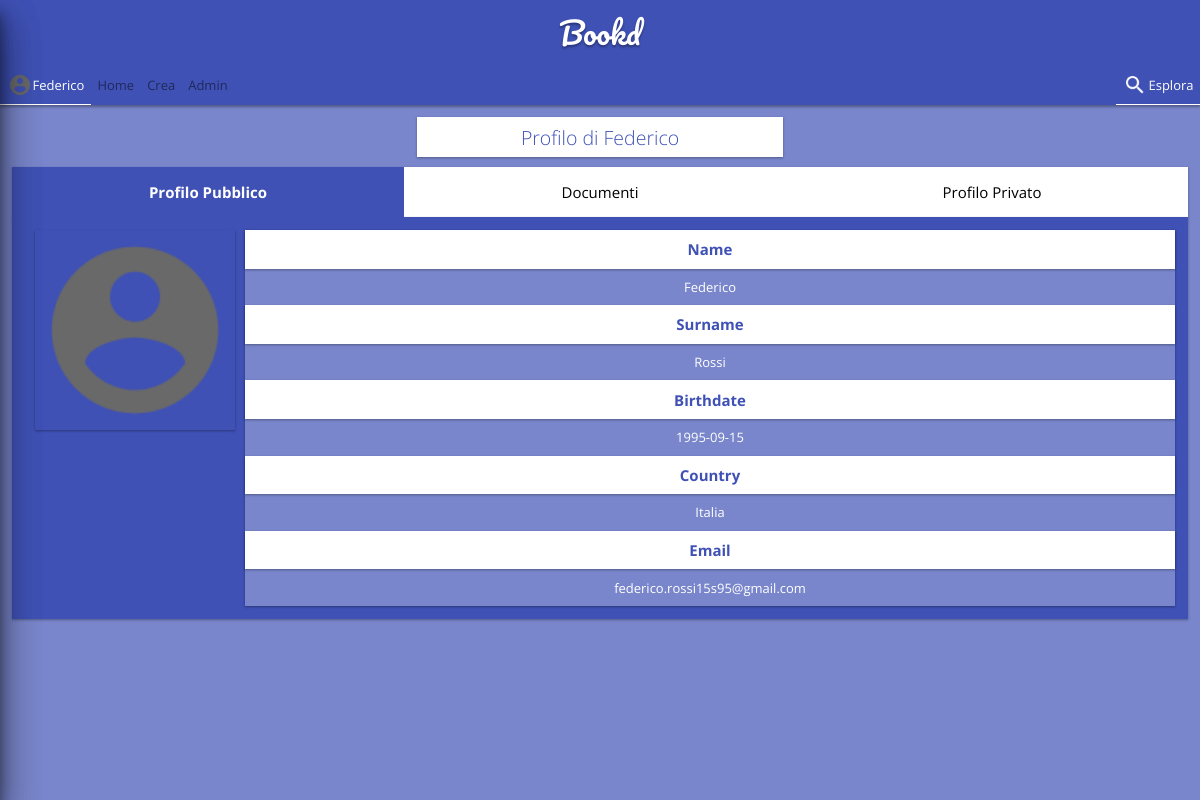
/profile.php (signed in), run on the app's committed database.
### tables this page shows
CREATE TABLE `user` (
  `id` int(11) NOT NULL AUTO_INCREMENT,
  `username` varchar(45) NOT NULL,
  `password` varchar(255) NOT NULL,
  `email` varchar(80) NOT NULL,
  `name` varchar(45) DEFAULT NULL,
  `surname` varchar(45) DEFAULT NULL,
  `birthdate` date DEFAULT NULL,
  `country` varchar(45) DEFAULT NULL,
  `credits` float NOT NULL DEFAULT '0',
  `picture` varchar(255) NOT NULL DEFAULT './img/default.png',
  `role` varchar(45) NOT NULL DEFAULT 'user',
  PRIMARY KEY (`id`),
  UNIQUE KEY `username_UNIQUE` (`username`),
  UNIQUE KEY `email_UNIQUE` (`email`)
);

### php/lib/model/User.php (called while the page is built, shortened)
<?php
class User {
	private $id;
	public function __wakeup() {
		$this->refresh();
	}
	public static function read($id) {
		global $db;
		$stmnt = $db->prepare("SELECT * FROM user WHERE id=?");
		$stmnt->bind_param("i",$id);
		$stmnt->execute();
		$result = $stmnt->get_result();
		$user = $result->fetch_object('User');
		return $user;
	}
	public function __get($field) {
		return $this->$field;
	}
	public function getDocuments() {
		global $db;
		$stmnt = $db->prepare("SELECT * FROM document WHERE author=?");
		$stmnt->bind_param("i",$this->id);
		$stmnt->execute();
		$result = $stmnt->get_result();
		$documents = array();
		while($row = $result->fetch_object('Document')) {
			$row->populate();
			array_push($documents,$row);
		}
		return $documents;
	}
	public function refresh() {
		$usr = User::read($this->id);
	}
}

### php/lib/model/Document.php (called while the page is built, shortened)
<?php
class Document {
	private $id;
	private function getRatings() {
		global $db;
		$stmnt = $db->prepare("SELECT * FROM rating WHERE document=?");
		$stmnt->bind_param("i",$this->id);
		$stmnt->execute();
		$result = $stmnt->get_result();
		$resultVector = toArray($result);
		foreach($resultVector as &$res) {
			$res['user'] = User::read($res['user']);
		}
		return $resultVector;
	}
	public function populate() {
		$this->reviews = $this->getRatings();
	}
}

### php/partials/secured.php (called while the page is built, shortened)
<?php
	session_start();
	if($_SESSION['user'])
		$user = $_SESSION['user'];

### profile.php (the view, shortened to what this page needs)
<!DOCTYPE html>
<?php
	require "./php/partials/secured.php";
	$profile = null;
	if(!isset($_GET['id']) || $_GET['id'] == $user->id) {
		$profile = $user;
	} else {
		$id = $_GET['id'];
		$profile = User::read($id);
	}
	if($profile) {
		$documents = $profile->getDocuments();
	}
?>
<html lang="it">
	<?php
		include "./php/partials/header.php";
		include "./php/partials/body.php";
	?>
	<main id="mainFragment">
		<header><h2>Profilo di <?= $profile->name ?></h2></header>
		<article data-fragment data-name="Profilo Pubblico">
			<div class="left">
				<img class="shadow" src="<?= $profile->picture ?>" width="200" alt="no">
			</div>
				<dl>
					<dt>Name</dt>
					<dd><?= $profile->name ?></dd>
					<dt>Surname</dt>
					<dd><?= $profile->surname ?></dd>
					<dt>Birthdate</dt>
					<dd><?= $profile->birthdate ?></dd>
					<dt>Country</dt>
					<dd><?= $profile->country ?></dd>
					<dt>Email</dt>
					<dd><?= $profile->email ?></dd>
				</dl>
		</article>
	</main>
	</body>
</html>

### php/partials/body.php (shortened to what this page needs)
<body onload="bodyMain()">
	<header>
		<h1>Bookd</h1>
	</header>
	<nav>
		<ul id="nav">
			<li <?php if($thisUrl == "/profile.php") echo "class='active' " ?> id="picture"><a id="toggleProfile"  href="#"><img src="<?= $user->picture ?>" alt="Profile"><?= " " . $user->username ?></a></li>
			<?php
				foreach ($menuVoices as $name => $address) {
					if($name == "modera" && $user->role != "moderator") continue;
					$name = ucfirst($name);
					echo "<li ";
					if($address == $thisUrl) echo "class='active'";
					echo "><a href='.$address' >$name</a></li>";
				}
			?>
			<li class="right" id="searchButton"><a id="toggleSearch" href="#search"><img alt="search" src="./img/search.png" >Esplora</a></li>
		</ul>
	</nav>

### css/style.css (style rules this page uses)
html,body { margin:0; width:100%; height:100%; font-size:13px; background-color:#7986CB; font-family: 'Open Sans', sans-serif; overflow-x:hidden; }
h1,h2,h3,h4,h5,h6 { font-weight:lighter; }
body > header { display:block; background-color: #3F51B5; color:white; height:65px; line-height:65px; }
body > header > h1 { margin:0; width:50%; display: block; margin-left:auto; margin-right:auto; text-align:center; font-family: "Pacifico","sans-serif"; font-size: 30px; text-shadow: 0 2px 3px rgba(0,0,0,0.12), 0 2px 2px rgba(0,0,0,0.24); }
nav { background-color: #3F51B5; overflow-y:auto; width:100%; position:relative; box-shadow: 0 2px 3px rgba(0,0,0,0.12), 0 2px 2px rgba(0,0,0,0.24); }
nav > ul { padding:0; margin:0; list-style:none; }
nav > ul > li { float:left; }
nav > ul > li > a { color:rgba(0,0,0,0.50); display: block; text-decoration: none; padding:0.5em 0.5em; line-height: 2em; transition: color 0.2s ease-in-out; border-bottom:1px solid transparent; }
nav > ul > li.active > a, nav > ul > li > a:hover { color:white; border-bottom:1px solid white; }
nav > ul > li > a > img { float:left; background-color:transparent; height:2em; border-radius: 100%; border: 1px solid transparent; box-sizing:border-box; }
main { background-color:#7986CB; width:100%; height:calc( 100% - 3em - 66px ); padding:1%; box-sizing:border-box; overflow-y:auto; }
main > header { background-color:white; width:30%; margin-left:auto; margin-right:auto; text-align:center; padding:0.5em; box-shadow: 0 1px 3px rgba(0,0,0,0.12), 0 1px 2px rgba(0,0,0,0.24); }
main > header > h2 { margin:0; color:#3F51B5; }
main article { background-color:#3F51B5; box-sizing:border-box; padding:1em; margin:1em; color:white; overflow-y:auto; box-shadow: 0 1px 3px rgba(0,0,0,0.12), 0 1px 2px rgba(0,0,0,0.24); }
.left { display:block; box-sizing:border-box; float:left; margin-left:10px; }
.right { float:right; box-sizing:border-box; }
dl { margin:0; margin-left:10px; float:left; color:black; display:block; width:calc(100% - 220px); color:#3F51B5; box-shadow: 0 1px 3px rgba(0,0,0,0.12), 0 1px 2px rgba(0,0,0,0.24); }
dt { display:block; text-align:center; padding:1%; background-color:white; font-size:15px; font-weight:bolder; position:relative; box-shadow: 0 1px 3px rgba(0,0,0,0.12), 0 1px 2px rgba(0,0,0,0.24); }
dd { margin:0; padding:1%; box-sizing:border-box; text-align:center; background-color:#7986CB; width:100%; color:white; }
*.fragmentContainer { width:100%; }
.fragmentContainer > *[data-fragment] { margin:0; width:100%; float:none; }
*.shadow { box-shadow: 0 1px 3px rgba(0,0,0,0.12), 0 1px 2px rgba(0,0,0,0.24); }

### data on the page
user: picture (placeholder picture), username "Federico", name "Federico", surname "Rossi", birthdate "1995-09-15", country "Italia", email "federico.rossi15s95@gmail.com"

### other printed values
$name "Home"
$name "Crea"
$name "Admin"
